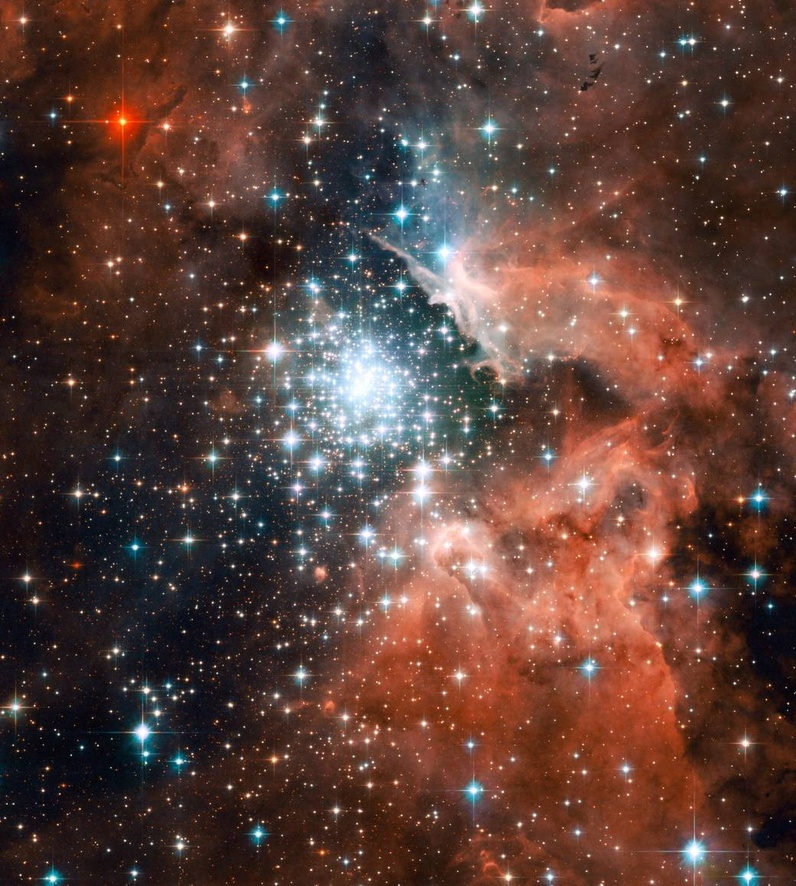
#> input picture ProbSets/Comp/ProbSet3/svd_image_compress/hubble.jpg, 796 x 886 px, shrunk from 1041 x 1158 before the run
$ python svd_image_compress.py   (older library calls are emulated)
#> lines starting #> are read from the running program, lines starting #| are printed output that depends on the picture
# SVD IMAGE COMPRESS

import numpy as np
from scipy import linalg as la
import matplotlib.pyplot as plt
import scipy.misc

# PROBLEM 1
# function that calculates the compact svd algorithm
def svd1(A):
	lam, V = la.eig(A.conj().T @ A)
	sig = np.sqrt(lam)
	sig = sig[np.argsort(sig)[::-1]]
	V = V[np.argsort(sig)[::-1]]
	r = (sig != 0).sum()
	sig1 = sig[:r]
	V1 = V[:, :r]
	U1 = A @ V1 / sig1
	return U1, sig1, V1.conj().T
# TEST
A = np.random.random((10,5))
U,s,Vh = la.svd(A, full_matrices=False)
U1, s1, Vh1 = svd1(A)
print(U.shape, s.shape, Vh.shape)
np.allclose(U1.T @ U1, np.identity(5))
np.allclose(U1 @ np.diag(s1) @ Vh1, A)
np.linalg.matrix_rank(A) == len(s1)

# PROBLEM 2
# function that visualizes the svd
def svd2(A):
	angle = np.linspace(0, 2 * np.pi, 100)
	S = np.vstack([np.cos(angle), np.sin(angle)])
	E = np.array([[1, 0, 0], [0, 0, 1]])
	U, sig, V = la.svd(A)
	diag = np.diag(sig)
	# plot
	fig, axes = plt.subplots(2, 2, figsize = (10, 8))
	def graph(x):
		return x, V @ x, diag @ V @ x, U @ diag @ V @ x
	labels = ['$S$', '$V^HS$', '$\Sigma V^H S$', '$U \Sigma V^H S$']
	for ax, p1, p2, l in zip(axes.flatten(), graph(S), graph(E), labels):
		ax.plot(p1[0], p1[1])
		ax.plot(p2[0], p2[1])
		ax.set_title(l, fontsize=16)
		ax.axis('equal')
	plt.tight_layout()
	plt.show()
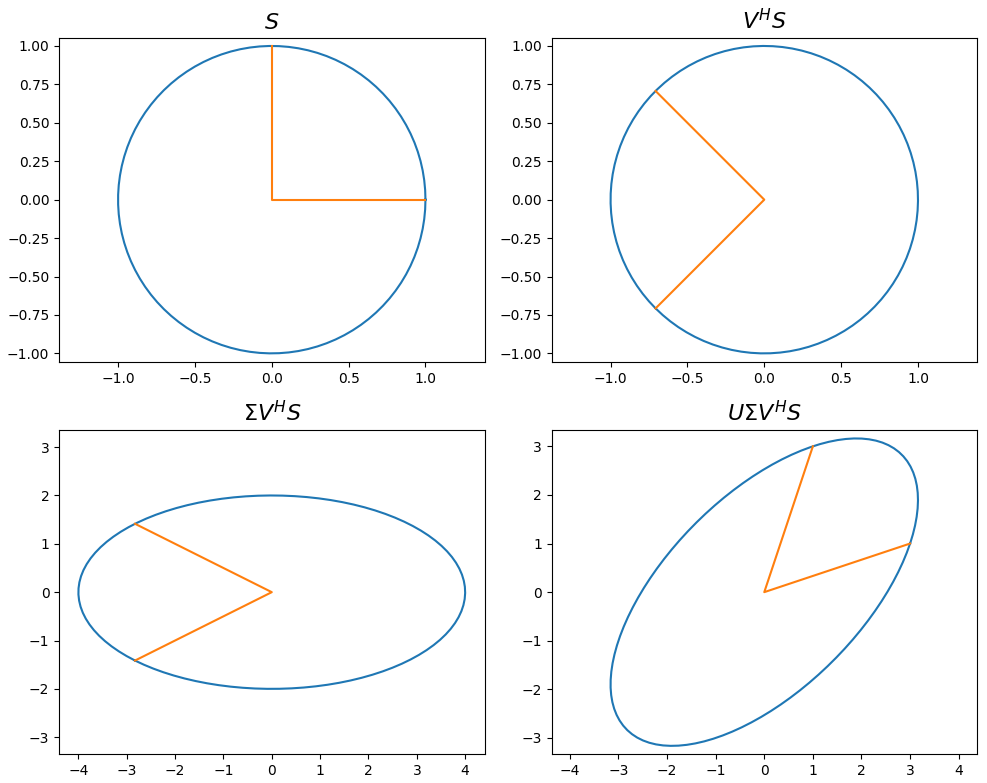
#> figure drawn by matplotlib, 4 panels
# TEST
A = np.array([[3, 1], [1, 3]])
svd2(A)

# PROBLEM 3
# function that computes the compact svd and then truncates it
def svd3(A, s):
	m, n = A.shape
	if s > np.linalg.matrix_rank(A):
		raise ValueError('s is greater than number of nonzero singular values of A')
	else:
		i = m * s + s + n * s
		U, sig, V = la.svd(A)
		U1 = U[:, :s]
		sig1 = sig[:s]
		V1 = V[:s, :]
	return U1 @ np.diag(sig1) @ V1, i
# TEST
A = np.random.random((6, 6))
svd3(A, 2)

# PROBLEM 4
# function that computes the compact svd and lowest rank approximation
def svd4(A, eps):
	U, sig, V = la.svd(A)
	if eps < sig.min():
		raise ValueError("epsilon value is too small")
	else:
		s = len(sig[sig > eps])
		U1 = U[:, :s]
		sig1 = sig[:s]
		V1 = V[:s, :]
		return U1 @ np.diag(sig1) @ V1
# TEST
A = np.random.random((6, 6))
svd4(A, 0.2)

# PROBLEM 5
# function that computes the best rank-s approximation of an image
def svd5(file, s):
#> called with file = 'hubble.jpg', s = 20
	im = plt.imread(file) / 255
	if im.ndim == 3:
		C = []
		v_total = 0
		for i in range(3):
			color = im[:, :, i]
			color_s, v = svd3(color, s)
			v_total += v
			color_s[color_s < 0] = 0
			color_s[color_s > 1] = 1
			C.append(color_s)
#> this loop made 3 passes
#> v_total on passes 1 to 3: 33660, 67320, 100980
#> pass 1, in svd3 (call 2), `U, sig, V = la.svd(A)`:
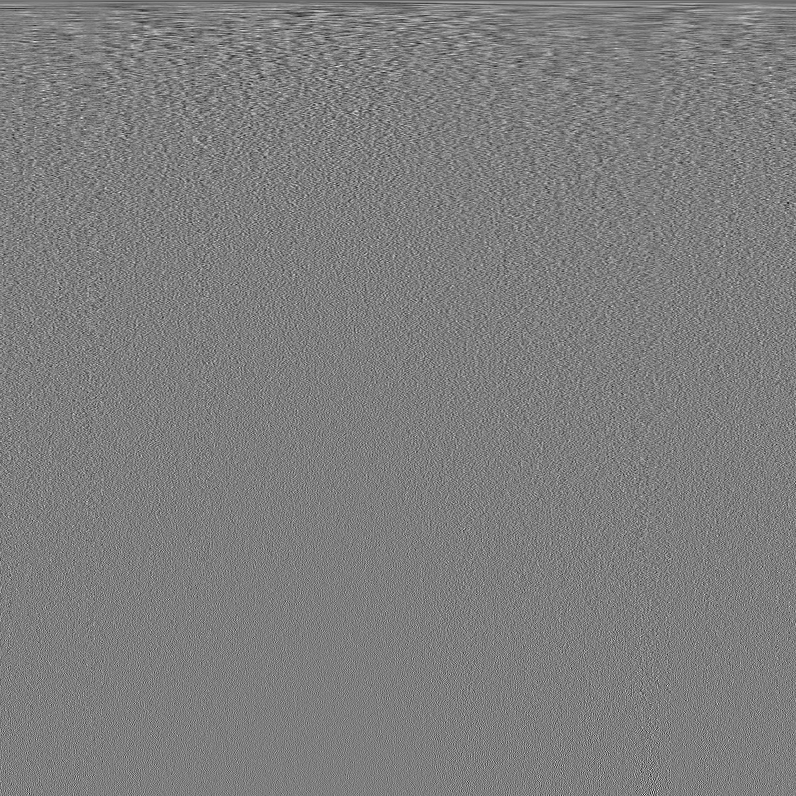
#> V: shape (796, 796) float64; min -0.213, max 0.216, mean -5.88e-05; drawn with min black and max white
#> pass 1, in svd5, `color_s, v = svd3(color, s)`:
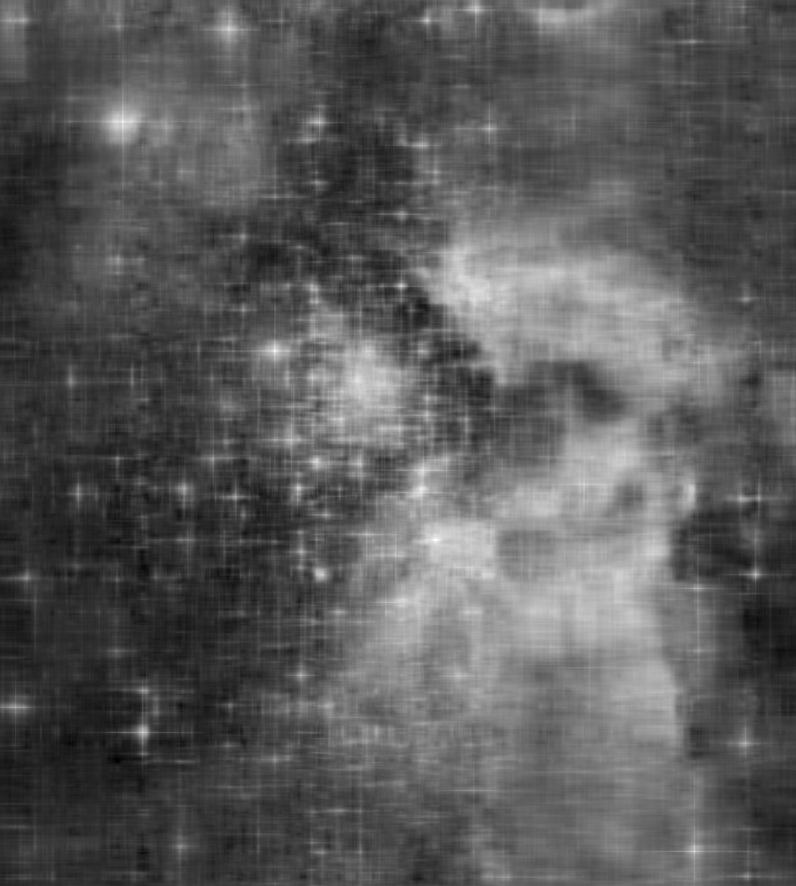
#> color_s: shape (886, 796) float64; min -0.118, max 1.23, mean 0.36; drawn with min black and max white
#> after the loop:
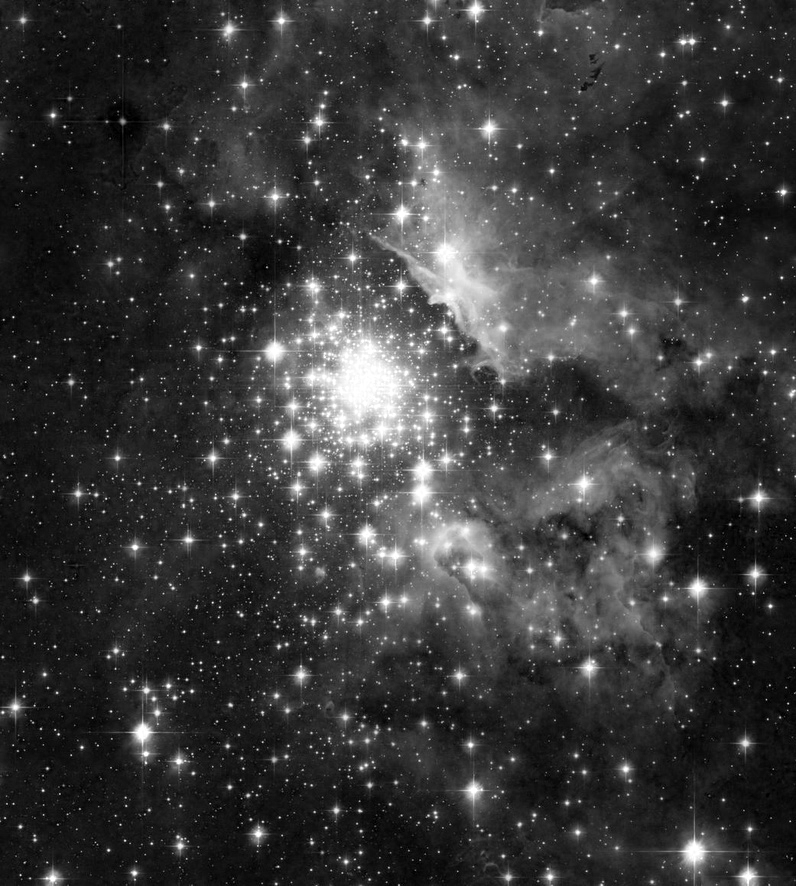
#> color: shape (886, 796) float64; min 0, max 1, mean 0.222
#> after the loop:
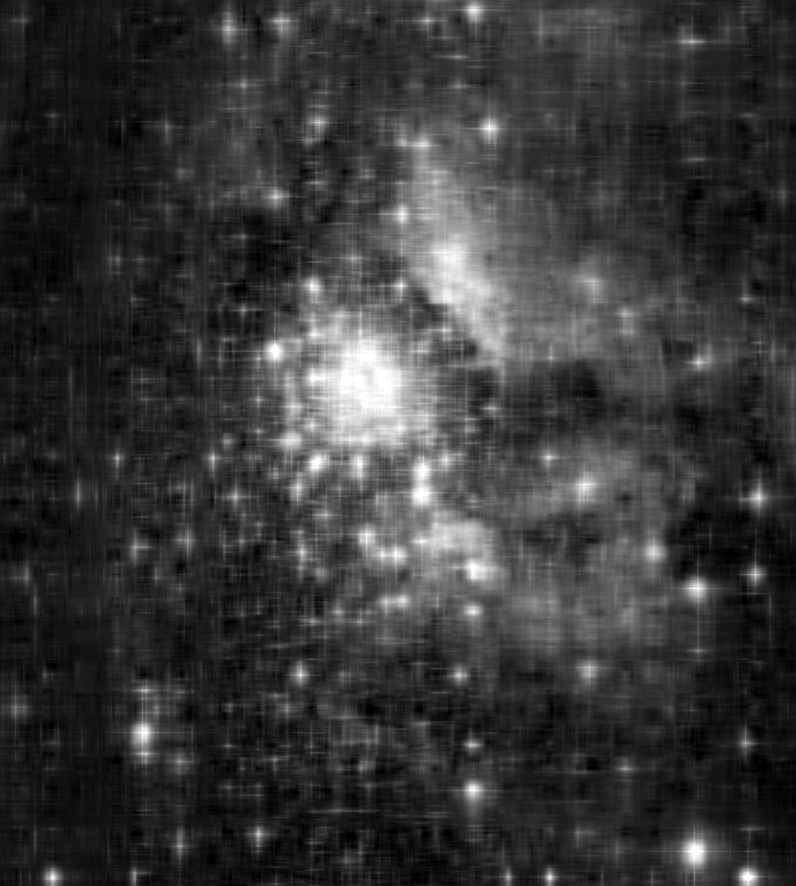
#> color_s: shape (886, 796) float64; min 0, max 1, mean 0.222
#> after the loop, C = 3 items; v_total = 100980
		return np.dstack(C), v_total
	elif im.ndim == 2:
		im_s, v = svd3(im, s)
		im_s[im_s < 0] = 0
		im_s[im_s > 1] = 1
		return im_s, v
# TEST
compressed_image, v_compressed = svd5('hubble.jpg', 20)
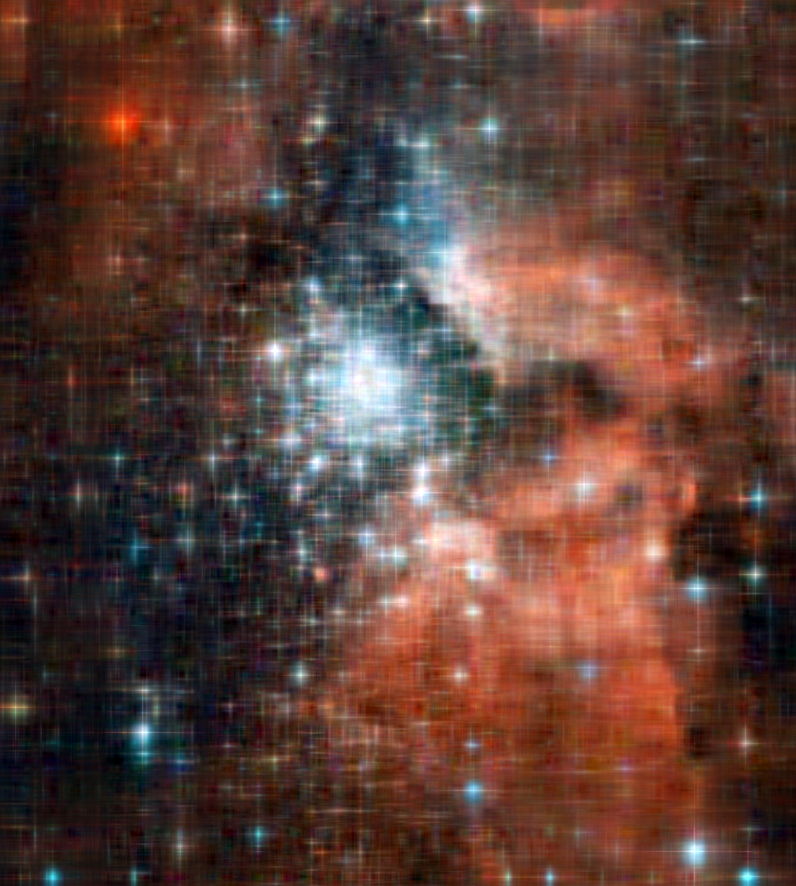
#> compressed_image: shape (886, 796, 3) float64; mean of channels 0, 1, 2 0.36, 0.252, 0.222; drawn as R, G, B
#> v_compressed = 100980
image = plt.imread('hubble.jpg') / 255
fig, axes = plt.subplots(1, 2, figsize=(10, 5))
axes[0].imshow(image)
axes[1].imshow(compressed_image)
plt.suptitle(f'Difference in number of entries = {image.size - v_compressed}')
plt.show()
